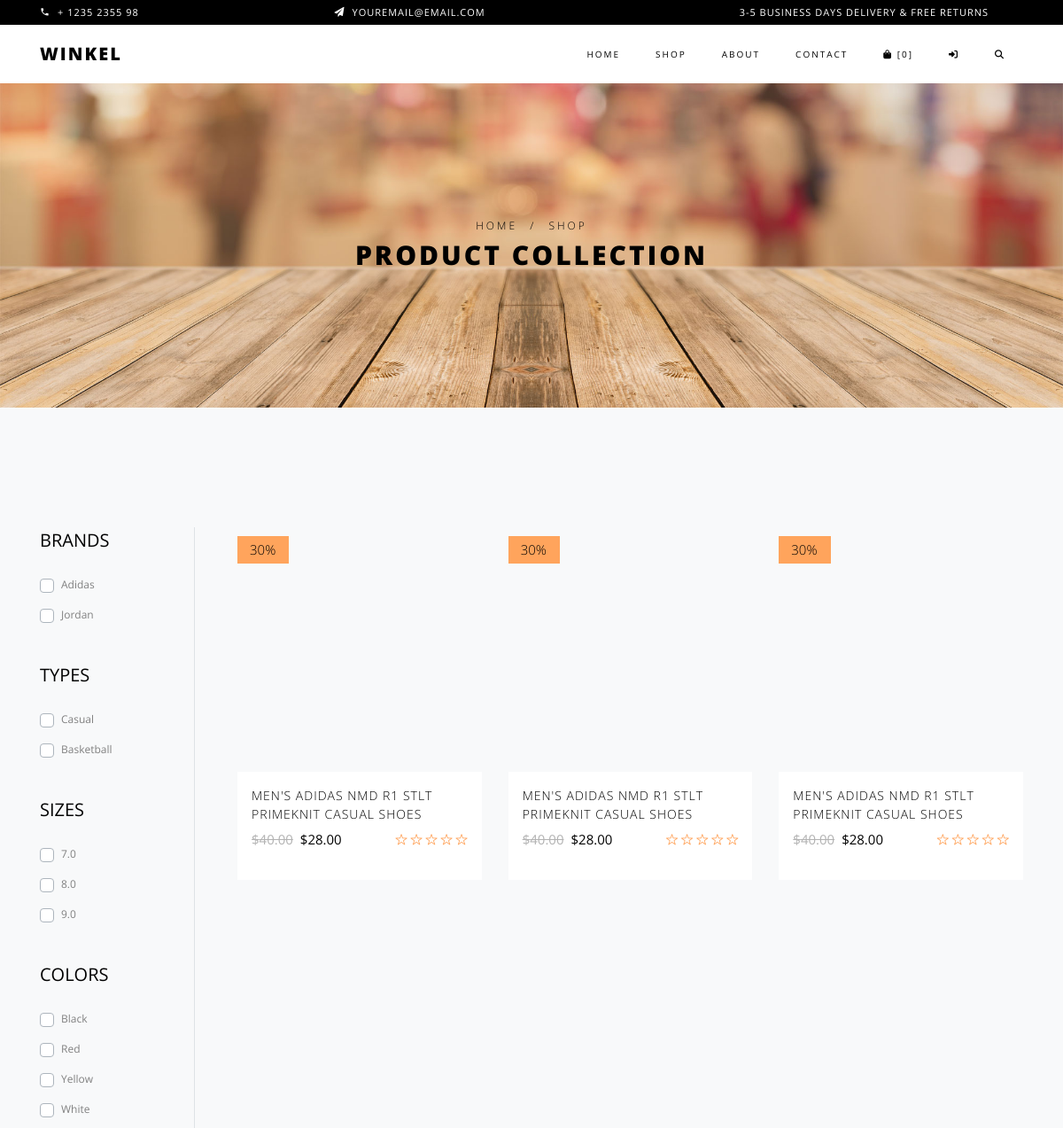
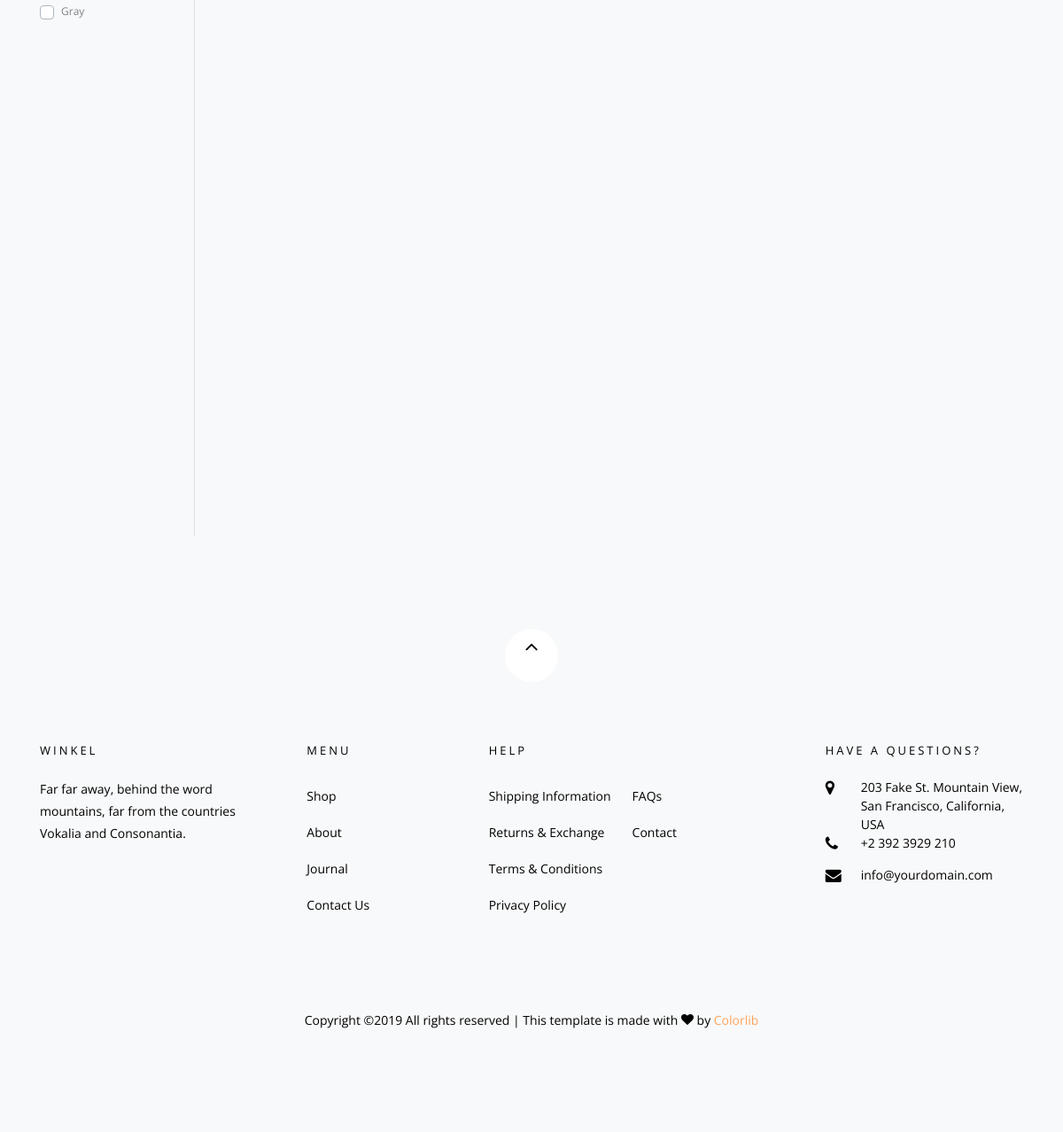
The page /products/filter/ on the database its author committed (2 pictures, top to bottom).
### carts/models.py (models this page shows, shortened)
class Cart(models.Model):
    user = models.ForeignKey(User, null=True, blank=True, on_delete=models.CASCADE,)
    items = models.ManyToManyField(CartItem, blank=True)
    timestamp = models.DateTimeField(auto_now_add=True)
    updated = models.DateTimeField(auto_now=True)
    objects = CartManager()
    def get_cart_count(self):
        cart_count = 0
        qs = self.items.all()
        for i in range(0, qs.count()):
            cart_count += qs[i].quantity
        return cart_count

### products/models.py (models this page shows, shortened)
class ProductVariant(models.Model):
    title = models.CharField(max_length=120)
    slug = models.SlugField(blank=True, unique=True)
    product = models.ForeignKey(Product, on_delete=models.CASCADE, null=True, blank=True)
    color = models.ForeignKey(ProductColor, on_delete=models.CASCADE, null=True, blank=True)
    size = models.ForeignKey(ProductSize, on_delete=models.CASCADE, null=True, blank=True)
    objects = ProductVariantManager()
    def get_absolute_url(self):
        first_variant = ProductVariant.objects.filter(
            product=self.product).filter(color=self.color)[0]
        return reverse('products:detail', kwargs={'slug': first_variant.slug})
    def get_imgs(self):
        qs = self.productimage_set.all()
        return qs
    def get_main_img(self):
        qs = self.get_imgs()[0]
        return qs

class Product(models.Model):
    title = models.CharField(max_length=120)
    slug = models.SlugField(blank=True, unique=True)
    description = models.TextField()
    discount_percent = models.IntegerField(default=0)
    price = models.DecimalField(decimal_places=2, max_digits=20, default=40.00)
    featured = models.BooleanField(default=False)
    active = models.BooleanField(default=True)
    timestamp = models.DateTimeField(auto_now_add=True)
    type = models.ForeignKey(ProductType, on_delete=models.CASCADE, blank=True, null=True)
    brand = models.ForeignKey(ProductBrand, on_delete=models.CASCADE, blank=True, null=True)
    objects = ProductManager()
    @property
    def discount_price(self):
        return self.price - (self.discount_percent * self.price * decimal.Decimal(0.01))

class ProductBrand(models.Model):
    brand = models.CharField(max_length=120)
    email = models.CharField(max_length=120)
    slug = models.SlugField(blank=True, unique=True)
    active = models.BooleanField(default=True)

class ProductType(models.Model):
    type = models.CharField(max_length=100)
    slug = models.SlugField(blank=True, unique=True)
    active = models.BooleanField(default=True)

class ProductSize(models.Model):
    title = models.CharField(max_length=10)
    slug = models.SlugField(blank=True, unique=True)
    active = models.BooleanField(default=True)

class ProductColor(models.Model):
    title = models.CharField(max_length=20)
    slug = models.SlugField(blank=True, unique=True)
    active = models.BooleanField(default=True)

### products/views.py (the view)
# urls.py: path('filter/', ProductFilterView.as_view(), name='filter-products'),
class ProductFilterView(ListView):
    model = ProductVariant
    paginate_by = 9
    template_name = 'products/filter.html'
    def get_context_data(self, *args, **kwargs):
        context = super(ProductFilterView, self).get_context_data(*args, **kwargs)
        request = self.request
        filtered_brand = request.GET.get('brandId', None)
        filtered_type = request.GET.get('typeId', None)
        filtered_size = request.GET.get('sizeId', None)
        filtered_color = request.GET.get('colorId', None)
        cart_obj, new_obj = Cart.objects.new_or_get(request)
        product_brands = ProductBrand.objects.all()
        product_types = ProductType.objects.all()
        product_sizes = ProductSize.objects.all()
        product_colors = ProductColor.objects.all()
        context['cart'] = cart_obj
        context['brands'] = product_brands
        context['types'] = product_types
        context['sizes'] = product_sizes
        context['colors'] = product_colors
        context['filtered_brand'] = filtered_brand
        context['filtered_type'] = filtered_type
        context['filtered_size'] = filtered_size
        context['filtered_color'] = filtered_color
        return context
    def get_queryset(self, *args, **kwargs):
        request = self.request
        product_variants = ProductVariant.objects.all()
        filtered_brand = request.GET.get('brandId', None)
        filtered_type = request.GET.get('typeId', None)
        filtered_size = request.GET.get('sizeId', None)
        filtered_color = request.GET.get('colorId', None)
        if filtered_brand is not None and filtered_brand != 'undefined':
            product_variants = product_variants.filter(product__brand__id=filtered_brand)
        if filtered_type is not None and filtered_type != 'undefined':
            product_variants = product_variants.filter(product__type__id=filtered_type)
        if filtered_size is not None and filtered_size != 'undefined':
            product_variants = product_variants.filter(size__id=filtered_size)
        if filtered_color is not None and filtered_color != 'undefined':
            product_variants = product_variants.filter(color__id=filtered_color)
        return product_variants.order_by('id')

### carts/models.py (called while the page is built)
    def new_or_get(self, request):
        cart_id = request.session.get('cart_id', None)
        qs = self.get_queryset().filter(id=cart_id)
        if qs.count() == 1:
            new_obj = False
            cart_obj = qs.first()
            if request.user.is_authenticated and cart_obj.user is None:
                cart_obj.user = request.user
                cart_obj.save()
        else:
            cart_obj = Cart.objects.new(user=request.user)
            new_obj = True
            request.session['cart_id'] = cart_obj.id
        return cart_obj, new_obj

    def new(self, user=None):
        user_obj = None
        if user is not None:
            if user.is_authenticated:
                user_obj = user
        return self.model.objects.create(user=user_obj)

### carts/templatetags/cart_template_tags.py (called while the page is built)
@register.filter
def cart_item_count(request):
    cart, new_cart = Cart.objects.new_or_get(request)
    return cart.get_cart_count()

### orders/models.py (called while the page is built)
def post_save_cart_total(sender, instance, created, *args, **kwargs):
    if not created:
        cart_obj = instance
        cart_total = cart_obj.total
        cart_id = cart_obj.id
        qs = Order.objects.filter(cart__id=cart_id)
        if qs.count() == 1:
            order_obj = qs.first()
            order_obj.update_total()

### products/models.py (called while the page is built)
    def get_queryset(self):
        return ProductVariantQuerySet(self.model, using=self._db)

### products/templates/products/filter.html (shortened to what this page needs)
{% extends "base.html" %}
{% load static %}
{% load compress %}
{% block content %}
  <div class="hero-wrap hero-bread" style="background-image: url('{% static 'images/bg_6.jpg' %}');">
    <div class="container">
      <div class="row no-gutters slider-text align-items-center justify-content-center">
        <div class="col-md-9 ftco-animate text-center">
          <p class="breadcrumbs">
            <span class="mr-2"><a href="{% url 'home' %}">Home</a></span>
            <span class="mr-2">/</span>
            <span>Shop</span></p>
          <h1 class="mb-0 bread">Product Collection</h1>
        </div>
      </div>
    </div>
  </div>
  <section class="ftco-section bg-light">
    <div class="container">
      <div class="row">
        <div class="col-md-8 col-lg-10 order-md-last pl-5">
          <div class="row">
            {% for obj in object_list %}
                {% include "products/snippets/card.html" with instance=obj ins_type="variant" %}
            {% endfor %}
          </div>
        </div>
        <div class="col-md-4 col-lg-2 sidebar border-right">
          <div class="sidebar-box-2">
            <h2 class="heading mb-4"><a href="#">Brands</a></h2>
            <ul>
              {% for brand in brands %}
                <li {% if filtered_brand and filtered_brand != "undefined" and brand.id != filtered_brand|add:'0' %}hidden{% endif %}>
                  <div class="custom-control custom-checkbox mr-sm-2 ">
                    <label class="custom-control-label" for='{{ brand.brand }}'>{{ brand.brand }}</label>
                  </div>
                </li>
              {% endfor %}
            </ul>
          </div>
          <div class="sidebar-box-2">
            <h2 class="heading mb-4"><a href="#">Types</a></h2>
            <ul>
              {% for type in types %}
                <li {% if filtered_type and filtered_type != "undefined" and type.id != filtered_type|add:'0' %}hidden{% endif %}>
                  <div class="custom-control custom-checkbox mr-sm-2">
                    <label class="custom-control-label" for='{{ type.type }}'>{{ type.type }}</label>
                  </div>
                </li>
              {% endfor %}
            </ul>
          </div>
          <div class="sidebar-box-2">
            <h2 class="heading mb-4"><a href="#">Sizes</a></h2>
            <ul>
              {% for size in sizes %}
                <li {% if filtered_size and filtered_size != "undefined" and size.id != filtered_size|add:'0' %}hidden{% endif %}>
                  <div class="custom-control custom-checkbox mr-sm-2">
                    <label class="custom-control-label" for='{{ size.title }}'>{{ size.title }}</label>
                  </div>
                </li>
              {% endfor %}
            </ul>
          </div>
          <div class="sidebar-box-2">
            <h2 class="heading mb-4"><a href="#">Colors</a></h2>
            <ul>
              {% for color in colors %}
                <li {% if filtered_color and filtered_color != "undefined" and color.id != filtered_color|add:'0' %}hidden{% endif %}>
                  <div class="custom-control custom-checkbox mr-sm-2">
                    <label class="custom-control-label" for='{{ color.title }}'>{{ color.title }}</label>
                  </div>
                </li>
              {% endfor %}
            </ul>
          </div>
        </div>
      </div>
    </div>
  </section>
{% endblock %}

### templates/base/navbar.html (shortened to what this page needs)
{% load static %}
{% load compress %}
{% load cart_template_tags %}
{% url 'home' as home_url %}
{% url 'about' as about_url %}
{% url 'contact' as contact_url %}
{% url 'products:list' as product_list_url %}
{% url 'login' as login_url %}
{% url 'logout' as logout_url %}
{% url 'register' as register_url %}
{% url 'cart:home' as cart_url %}
{% url 'account:home' as account_url %}
<div class="py-1 bg-black">
  <div class="container">
    <div class="row no-gutters d-flex align-items-start align-items-center px-md-0">
      <div class="col-lg-12 d-block">
        <div class="row d-flex">
          <div class="col-md pr-4 d-flex topper align-items-center">
            <div class="icon mr-2 d-flex justify-content-center align-items-center"><span class="icon-phone2"></span></div>
            <span class="text">+ 1235 2355 98</span>
          </div>
          <div class="col-md pr-4 d-flex topper align-items-center">
            <div class="icon mr-2 d-flex justify-content-center align-items-center"><span class="icon-paper-plane"></span></div>
            <span class="text">youremail@email.com</span>
          </div>
          <div class="col-md-5 pr-4 d-flex topper align-items-center text-lg-right">
            <span class="text">3-5 Business days delivery &amp; Free Returns</span>
          </div>
        </div>
      </div>
    </div>
  </div>
</div>
<nav class="navbar navbar-expand-lg navbar-dark ftco_navbar bg-dark ftco-navbar-light" id="ftco-navbar">
  <div class="container">
    <a class="navbar-brand" href="{{ home_url }}">Winkel</a>
    <div class="collapse navbar-collapse" id="ftco-nav">
      <ul class="navbar-nav ml-auto">
        <li class="nav-item {% if request.path == home_url %}custom-active{% endif %}"><a href="{{ home_url }}" class="nav-link">Home</a></li>
        <li class="nav-item {% if request.path == product_list_url %}custom-active{% endif %}"><a href="{{ product_list_url }}" class="nav-link">Shop</a></li>
        <li class="nav-item {% if request.path == about_url %}custom-active{% endif %}"><a href="{{ about_url }}" class="nav-link">About</a></li>
        <li class="nav-item {% if request.path == contact_url %}custom-active{% endif %}"><a href="{{ contact_url }}" class="nav-link">Contact</a></li>
        <li class="nav-item {% if request.path == cart_url %}custom-active{% endif %}">
          <a href="{{ cart_url }}" class="nav-link">
            <span class="navbar-cart-count">
              <i class="fas fa-shopping-bag"></i> [{{ request|cart_item_count }}]
            </span>
          </a>
        </li>
        {% if request.user.is_authenticated %}
          <li class="nav-item dropdown">
            <a class="nav-link dropdown-toggle" href="#" id="dropdown05" data-toggle="dropdown" aria-haspopup="true" aria-expanded="false">
              <i class="fas fa-user"></i> Welcome {{ user.full_name }}
            </a>
            <div class="dropdown-menu" aria-labelledby="dropdown05">
              <a class="dropdown-item" href='{% url "orders:list" %}'>My Orders</a>
              <a class="dropdown-item" href='{% url "account:user-update" %}'>Update Profile</a>
              <a class="dropdown-item" href='{% url "password_change" %}'>Change Password</a>
              <a class="dropdown-item" href='{% url "marketing-pref" %}'>Email Preferences</a>
              <div class="dropdown-divider"></div>
              <a class="dropdown-item" href="{{ logout_url }}">Logout</a>
            </div>
          </li>
        {% else %}
          <li class="nav-item {% if request.path == login_url %}custom-active{% endif %}"><a href="{{ login_url }}?next={{ request.path|urlencode }}" class="nav-link"><i class="fas fa-sign-in-alt"></i></a></li>
        {% endif %}
        <li class="nav-item"><a href="#collapseSearchForm" class="nav-link" data-toggle="collapse" aria-expanded="false" aria-controls="#collapseSearchForm"><i class="fas fa-search"></i></a></li>
      </ul>
    </div>
  </div>
</nav>

### products/templates/products/snippets/card.html (shortened to what this page needs)
<div class="col-sm-6 col-md-6 col-lg-4 ftco-animate">
	<div class="product">
		<a href="{{ instance.get_absolute_url }}" class="img-prod">
				{% if ins_type %}
					{% if instance.product.discount_percent %}
						<span class="status">{{ instance.product.discount_percent }}%</span>
					{% endif %}
				{% else %}
					{% if instance.discount_percent %}
						<span class="status">{{ instance.discount_percent }}%</span>
					{% endif %}
				{% endif %}
		</a>
		<div class="text py-3 px-3">
			<h3><a href="{{ instance.get_absolute_url }}">{% if ins_type %}{{ instance.product.title }}{% else %}{{ instance.title }}{% endif %}</a></h3>
			<div class="d-flex">
				<div class="pricing">
					{% if ins_type %}
						{% if instance.product.discount_percent %}
							<p class="price"><span class="mr-2 price-dc">${{ instance.product.price }}</span><span class="price-sale">${{ instance.product.discount_price|floatformat:2 }}</span></p>
						{% else %}
							<p class="price">${{ instance.product.price }}</p>
						{% endif %}
					{% else %}
						{% if instance.discount_percent %}
							<p class="price"><span class="mr-2 price-dc">${{ instance.price }}</span><span class="price-sale">${{ instance.discount_price|floatformat:2 }}</span></p>
						{% else %}
							<p class="price">${{ instance.price }}</p>
						{% endif %}
					{% endif %}
				</div>
				<div class="rating">
					<p class="text-right">
						<a href="#"><span class="ion-ios-star-outline"></span></a>
						<a href="#"><span class="ion-ios-star-outline"></span></a>
						<a href="#"><span class="ion-ios-star-outline"></span></a>
						<a href="#"><span class="ion-ios-star-outline"></span></a>
						<a href="#"><span class="ion-ios-star-outline"></span></a>
					</p>
				</div>
			</div>
		</div>
	</div>
</div>

### static/css/icomoon.css (style rules this page uses)
[class^="icon-"], [class*=" icon-"] { font-family: 'icomoon' !important; speak: none; font-style: normal; font-weight: normal; font-variant: normal; text-transform: none; line-height: 1; -webkit-font-smoothing: antialiased; -moz-osx-font-smoothing: grayscale; }
.icon-paper-plane:before { content: "\f1d8"; }
.icon-phone2:before { content: "\e0cd"; }

### rows shown on the page
ProductVariant: product.discount_percent "30", product "MEN'S ADIDAS NMD R1 STLT PRIMEKNIT CASUAL SHOES", product.price "40.00", product.discount_price "28.00"
ProductVariant: product.discount_percent "30", product "MEN'S ADIDAS NMD R1 STLT PRIMEKNIT CASUAL SHOES", product.price "40.00", product.discount_price "28.00"
ProductVariant: product.discount_percent "30", product "MEN'S ADIDAS NMD R1 STLT PRIMEKNIT CASUAL SHOES", product.price "40.00", product.discount_price "28.00"
ProductBrand: brand "Adidas"
ProductBrand: brand "Jordan"
ProductType: type "Casual"
ProductType: type "Basketball"
ProductSize: title "7.0"
ProductSize: title "8.0"
ProductSize: title "9.0"
ProductColor: title "Black"
ProductColor: title "Red"
ProductColor: title "Yellow"
ProductColor: title "White"
ProductColor: title "Gray"
